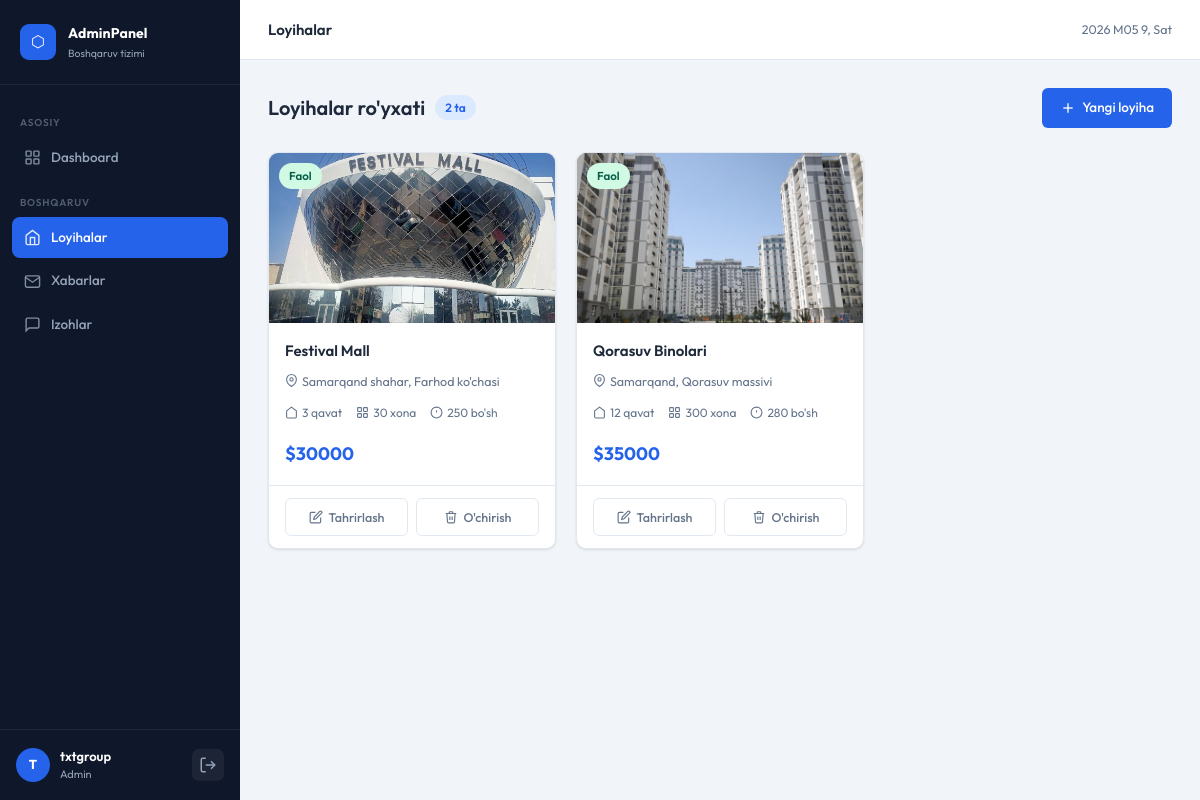
Before: /management/projects/ (signed in) with the older database file.
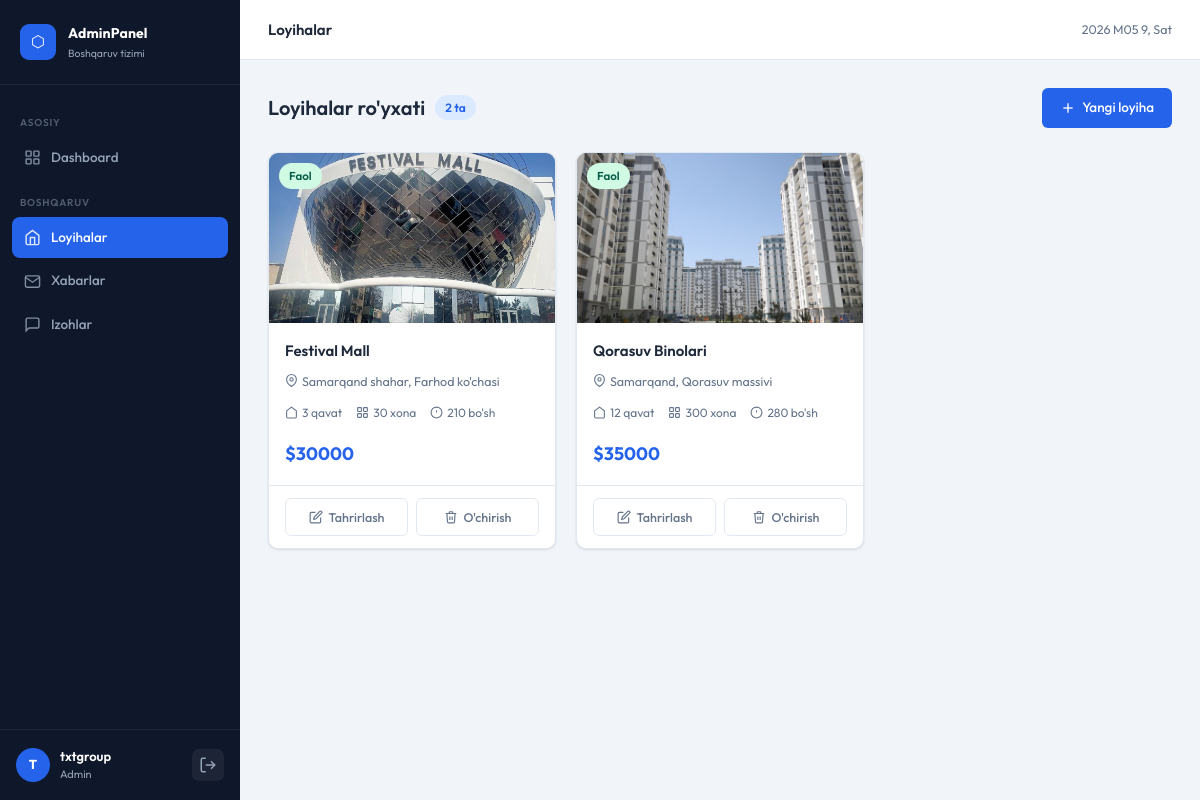
After: the same page with the newer database file.
### core/models.py (models this page shows, shortened)
class Project(models.Model):
    STATUS_CHOICES = [
        ('active', 'Faol'),
        ('sold_out', 'Tugagan'),
        ('upcoming', 'Kutilmoqda'),
    ]
    image = models.ImageField(upload_to='project_images/', verbose_name="Rasm")
    name = models.CharField(max_length=100, verbose_name="Nomi")
    description = models.TextField(verbose_name="Tavsif")
    rooms = models.IntegerField(verbose_name="Xonalar soni")
    floor = models.IntegerField(verbose_name="Qavatlar soni")
    location = models.CharField(max_length=100, verbose_name="Joylashuv")
    available_numbers = models.IntegerField(verbose_name="Bo'sh xonalar")
    price = models.DecimalField(max_digits=12, decimal_places=2, verbose_name="Narx ($)")
    status = models.CharField(
        max_length=20,
        choices=STATUS_CHOICES,
        default='active',
        verbose_name="Holati"
    )
    created_at = models.DateTimeField(auto_now_add=True)
    class Meta:
        ordering = ['-created_at']
        verbose_name = "Loyiha"
        verbose_name_plural = "Loyihalar"

### managers/views.py (the view)
# urls.py: path('projects/', views.projects_list, name='projects'),
@login_required(login_url='/management/')
def projects_list(request):
    projects = Project.objects.all()
    return render(request, 'management/projects.html', {'projects': projects})

### managers/templates/management/projects.html (shortened to what this page needs)
{% extends 'management/base_management.html' %}
{% load static %}
{% block page_title %}Loyihalar{% endblock %}
{% block page_styles %}
<link rel="stylesheet" href="{% static 'management/styles/projects.css' %}">
{% endblock %}
{% block page_content %}
<div class="projects-page">
  <div class="page-toolbar">
    <div class="toolbar-left">
      <h2 class="page-heading">Loyihalar ro'yxati</h2>
      <span class="count-badge">{{ projects|length }} ta</span>
    </div>
    <a href="{% url 'management:project_add' %}" class="btn btn-primary">
      <svg viewBox="0 0 24 24" fill="none" stroke="currentColor" stroke-width="2" width="16" height="16">
        <line x1="12" y1="5" x2="12" y2="19"/><line x1="5" y1="12" x2="19" y2="12"/>
      </svg>
      Yangi loyiha
    </a>
  </div>
  {% if projects %}
  <div class="projects-grid">
    {% for project in projects %}
    <div class="project-card">
      <div class="project-img-wrap">
        {% if project.image %}
          <img src="{{ project.image.url }}" alt="{{ project.name }}" class="project-img">
        {% endif %}
        <div class="project-status-badge status-{{ project.status }}">
          {% if project.status == 'active' %}Faol
          {% elif project.status == 'sold_out' %}Tugagan
          {% else %}Kutilmoqda{% endif %}
        </div>
      </div>
      <div class="project-body">
        <h3 class="project-name">{{ project.name }}</h3>
        <p class="project-location">
          <svg viewBox="0 0 24 24" fill="none" stroke="currentColor" stroke-width="2" width="13" height="13">
            <path d="M21 10c0 7-9 13-9 13s-9-6-9-13a9 9 0 0 1 18 0z"/>
            <circle cx="12" cy="10" r="3"/>
          </svg>
          {{ project.location }}
        </p>
        <div class="project-meta">
          <div class="meta-item">
            <svg viewBox="0 0 24 24" fill="none" stroke="currentColor" stroke-width="2" width="13" height="13">
              <path d="M3 9l9-7 9 7v11a2 2 0 0 1-2 2H5a2 2 0 0 1-2-2z"/>
            </svg>
            <span>{{ project.floor }} qavat</span>
          </div>
          <div class="meta-item">
            <svg viewBox="0 0 24 24" fill="none" stroke="currentColor" stroke-width="2" width="13" height="13">
              <rect x="3" y="3" width="7" height="7" rx="1"/>
              <rect x="14" y="3" width="7" height="7" rx="1"/>
              <rect x="3" y="14" width="7" height="7" rx="1"/>
              <rect x="14" y="14" width="7" height="7" rx="1"/>
            </svg>
            <span>{{ project.rooms }} xona</span>
          </div>
          <div class="meta-item">
            <svg viewBox="0 0 24 24" fill="none" stroke="currentColor" stroke-width="2" width="13" height="13">
              <circle cx="12" cy="12" r="10"/>
              <line x1="12" y1="8" x2="12" y2="12"/>
              <line x1="12" y1="16" x2="12.01" y2="16"/>
            </svg>
            <span>{{ project.available_numbers }} bo'sh</span>
          </div>
        </div>
        <div class="project-price">${{ project.price|floatformat:0 }}</div>
      </div>
      <div class="project-actions">
        <a href="{% url 'management:project_edit' project.pk %}" class="action-btn edit-btn">
          <svg viewBox="0 0 24 24" fill="none" stroke="currentColor" stroke-width="2" width="14" height="14">
            <path d="M11 4H4a2 2 0 0 0-2 2v14a2 2 0 0 0 2 2h14a2 2 0 0 0 2-2v-7"/>
            <path d="M18.5 2.5a2.121 2.121 0 0 1 3 3L12 15l-4 1 1-4 9.5-9.5z"/>
          </svg>
          Tahrirlash
        </a>
        <button class="action-btn delete-btn"
                data-id="{{ project.pk }}"
                data-name="{{ project.name }}"
                onclick="confirmDelete(this)">
          <svg viewBox="0 0 24 24" fill="none" stroke="currentColor" stroke-width="2" width="14" height="14">
            <polyline points="3 6 5 6 21 6"/>
            <path d="M19 6l-1 14a2 2 0 0 1-2 2H8a2 2 0 0 1-2-2L5 6"/>
            <path d="M10 11v6"/><path d="M14 11v6"/>
            <path d="M9 6V4a1 1 0 0 1 1-1h4a1 1 0 0 1 1 1v2"/>
          </svg>
          O'chirish
        </button>
      </div>
    </div>
    {% endfor %}
  </div>
  {% endif %}
</div>
{% endblock %}

Changed rows visible on the page:
changed Project "Festival Mall": available_numbers "250" → "210"
